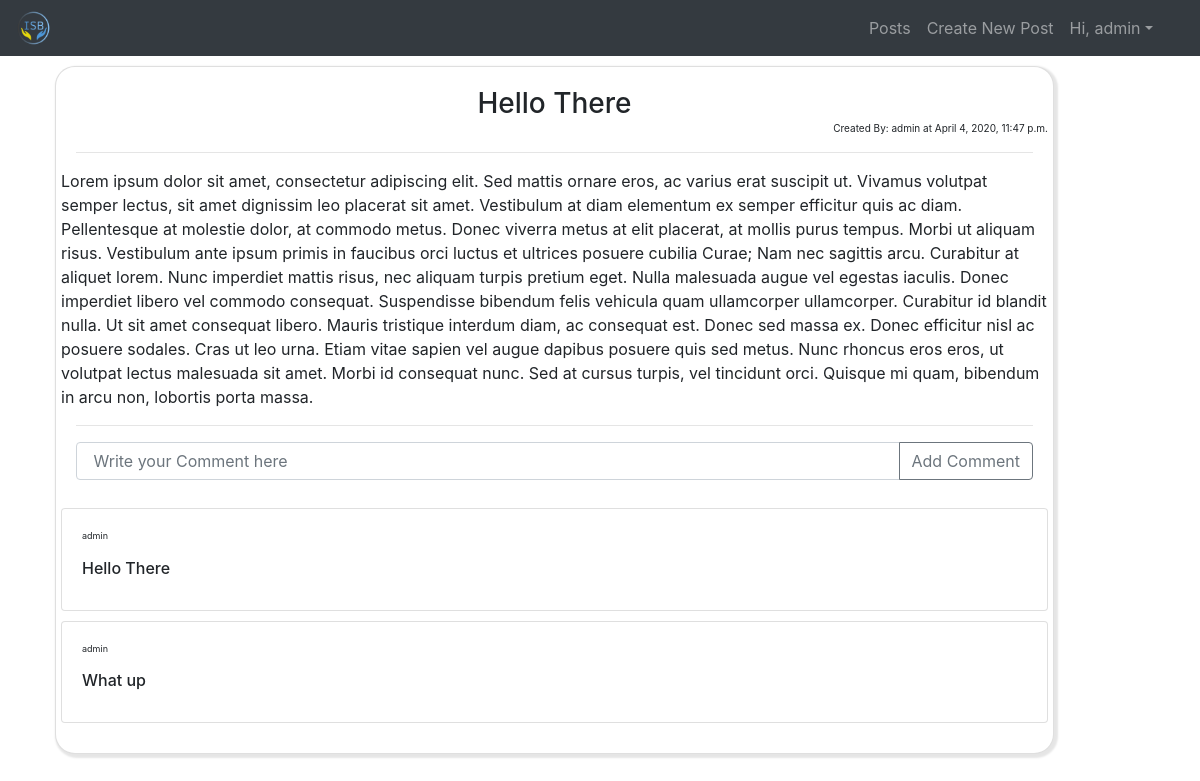
Page /post/2/ (signed in) on the committed database.
### posts/models.py (models this page shows, shortened)
class Post(models.Model):
    tags = (
        ('Resources', 'Resources'),
        ('Documents', 'Documents'),
        ('Leisure', 'Leisure'),
        ('Culture', 'Culture'),
        ('Laws', 'Laws'),
        ('Other', 'Other'),
    )
    text = models.CharField(max_length=400, null=True)
    description = models.TextField(max_length=2000, null=True)
    date_created = models.DateTimeField(auto_now_add=True, null=True)
    userid = models.ForeignKey(User, null=True, on_delete=models.SET_NULL)
    tag = models.CharField(max_length=200, null=True, choices=tags)

class PostComment(models.Model):
    text = models.CharField(max_length=2000, null=True)
    date_created = models.DateTimeField(auto_now_add=True, null=True)
    userid = models.ForeignKey(User, null=True, on_delete=models.SET_NULL)
    postid = models.ForeignKey(Post, null=True, on_delete=models.SET_NULL)

### posts/views.py (the view, shortened to what this page needs)
# urls.py: path('post/<str:id>/', views.viewPost, name="post"),
@login_required(login_url='login')
def viewPost(request, id):
    form = CommentForm();
    post = Post.objects.get(id=id)
    comments = PostComment.objects.filter(postid=post)
    context = { 'post': post, 'form':form, 'id':id, 'comments':comments};
    return render(request, 'posts/post.html',context)

### posts/forms.py
class CommentForm(ModelForm):
    class Meta:
        model = PostComment
        fields = ['text']

### posts/templates/posts/post.html (shortened to what this page needs)
{% extends 'posts/main.html' %}
{% load widget_tweaks %}
{% load static %}
{% block content %}
       <div class="container">
            <div class="card" id="card-Page">
                <div class="card-body">
                    <div class="row">
                        <div class="col-12">
                            <div class="row">
                                <h3 class="card-title" id="post" >{{ post.text }}</h3>
                            </div>
                            <div class="row">
                                <p id="dateCreated">Created By: {{ post.userid.username }} at {{ post.date_created }}</p>
                            </div>
                            <hr>
                            <div class="row">
                                 <p id="description" class="card-text">{{ post.description }}</p>
                            </div>
                            <hr>
                            <div class="row">
                                <form method="POST" action="{% url 'post' id%}" class="container">
                                    <div class="input-group">
                                        {{ form.text|add_class:"form-control"|attr:"placeholder: Write your Comment here" }}
                                      <div class="input-group-append">
                                        <button class="btn btn-outline-secondary" type="submit">Add Comment</button>
                                      </div>
                                    </div>
                                </form>
                            </div>
                            <div id="comments">
                                {% for comment in comments %}
                                <div class="row card" id="commentCard">
                                    <div class="card-body">
                                        <p id="commentUser" class="card-text">{{comment.userid.username}}</p>
                                        <h5 id="comment" class="card-title">{{ comment.text }}</h5>
                                    </div>
                                </div>
                                {% endfor %}
                            </div>
                        </div>
                    </div>
                </div>
            </div>
        </div>
{% endblock %}

### posts/templates/posts/navbar.html (shortened to what this page needs)
{% load static %}
<nav class="navbar navbar-expand-lg navbar-dark bg-dark">
  <div class="collapse navbar-collapse" id="navbarTogglerDemo01">
    <a class="navbar-brand" href="{% url 'home' %}"><img id="logo" src="{% static '/images/logo.png' %}"></a>
    <ul class="navbar-nav ml-auto mt-2 mt-lg-0" id = "navbar">
        {% if request.user.is_authenticated %}
            <li class="nav-item">
                <a class="nav-item nav-link" href="{% url 'home' %}">Posts</a>
            </li>
            <li class="nav-item">
                <a class="nav-item nav-link" href="{% url 'createpost' %}">Create New Post</a>
            </li>
            <li class="nav-item dropdown">
                <a class="nav-link dropdown-toggle" data-toggle="dropdown" href="#" role="button" aria-haspopup="true" aria-expanded="false">Hi, {{ request.user.username }}</a>
            </li>
        {% endif %}
    </ul>
  </div>
</nav>

### Static/css/main.css (style rules this page uses)
#logo { height: 100%; width: 100%; }
.navbar-brand { display: inline-block; height: 3%; width: 3%; margin: 0; padding:0; margin-right: 2%; }
#navbar { margin: 0 2%; }
#post { display: block; margin: 0 auto; }
#dateCreated { margin: 0 0 0 auto; font-size: x-small; }
#description { margin: 0 auto; }
#card-Page { border-radius: 20px; width: 90%; margin: 10px; box-shadow: 2px 2px 2px 2px rgba(0,0,0,.1); }
#comments { margin-top: 3%; }
#commentUser { font-size: xx-small; }
#comment { font-size: medium; }
#commentCard { margin-bottom: 1%; }

### rows in the picture
Post: text "Hello There", userid.username "admin", date_created "April 4, 2020, 11:47 p.m.", description "Lorem ipsum dolor sit amet, consectetur adipiscing elit. Sed mattis ornare eros, ac varius erat suscipit ut. Vivamus volutpat semper lectus, sit amet dignissim leo placerat sit amet. Vestibulum at diam elementum ex semper efficitur quis ac diam. Pellentesque at molestie dolor, at commodo metus. Donec viverra metus at elit placerat, at mollis purus tempus. Morbi ut aliquam risus. Vestibulum ante ipsum primis in faucibus orci luctus et ultrices posuere cubilia Curae; Nam nec sagittis arcu. Curabitur at aliquet lorem. Nunc imperdiet mattis risus, nec aliquam turpis pretium eget. Nulla malesuada augue vel egestas iaculis. Donec imperdiet libero vel commodo consequat. Suspendisse bibendum felis…"
PostComment: userid.username "admin", text "Hello There"
PostComment: userid.username "admin", text "What up"

### other values in the picture
{{ request.user.username }} "admin"
